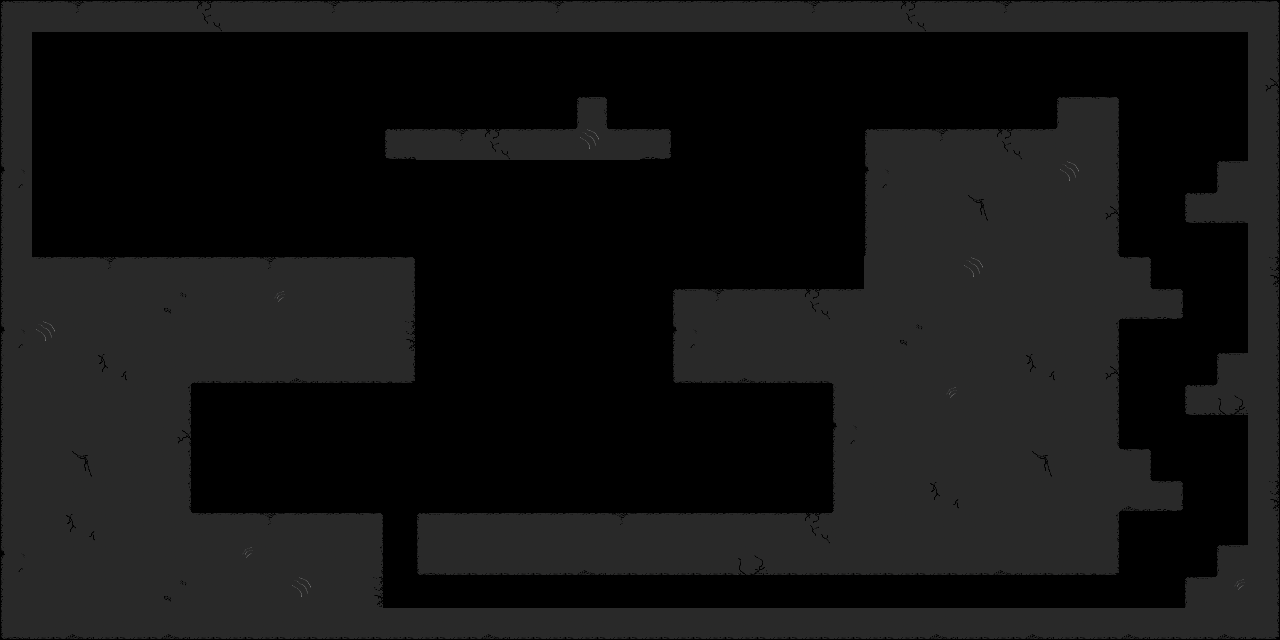

A 2D game scene composited from a Tiled map and its tileset images. What follows is a short description and the map's XML, with each tile layer's data collapsed to a summary:
An orthogonal 40x20 tile map with 32x32 px tiles, 1 tile layer (Platforms).

<map version="1.2" tiledversion="1.3.4" orientation="orthogonal" renderorder="right-down" width="40" height="20" tilewidth="32" tileheight="32" infinite="0" nextlayerid="5" nextobjectid="1">
 <editorsettings>
  <export target="level4.json" format="json" />
 </editorsettings>
 <tileset firstgid="1" name="ScaleDistortionGameTileset" tilewidth="32" tileheight="32" tilecount="96" columns="12">
  <image source="../Tiles/finalTileSheet.png" width="384" height="256" />
  <tile id="0">
   <properties>
    <property name="collides" type="bool" value="true" />
   </properties>
  </tile>
  <tile id="1">
   <properties>
    <property name="collides" type="bool" value="true" />
   </properties>
  </tile>
  <tile id="2">
   <properties>
    <property name="collides" type="bool" value="true" />
   </properties>
  </tile>
  <tile id="3">
   <properties>
    <property name="collides" type="bool" value="true" />
   </properties>
  </tile>
  <tile id="4">
   <properties>
    <property name="collides" type="bool" value="true" />
   </properties>
  </tile>
  <tile id="12">
   <properties>
    <property name="collides" type="bool" value="true" />
   </properties>
  </tile>
  <tile id="13">
   <properties>
    <property name="collides" type="bool" value="true" />
   </properties>
  </tile>
  <tile id="14">
   <properties>
    <property name="collides" type="bool" value="true" />
   </properties>
  </tile>
  <tile id="15">
   <properties>
    <property name="collides" type="bool" value="true" />
   </properties>
  </tile>
  <tile id="16">
   <properties>
    <property name="collides" type="bool" value="true" />
   </properties>
  </tile>
  <tile id="24">
   <properties>
    <property name="collides" type="bool" value="true" />
   </properties>
  </tile>
  <tile id="25">
   <properties>
    <property name="collides" type="bool" value="true" />
   </properties>
  </tile>
  <tile id="26">
   <properties>
    <property name="collides" type="bool" value="true" />
   </properties>
  </tile>
  <tile id="27">
   <properties>
    <property name="collides" type="bool" value="true" />
   </properties>
  </tile>
  <tile id="28">
   <properties>
    <property name="collides" type="bool" value="true" />
   </properties>
  </tile>
  <tile id="36">
   <properties>
    <property name="collides" type="bool" value="true" />
   </properties>
  </tile>
  <tile id="37">
   <properties>
    <property name="collides" type="bool" value="true" />
   </properties>
  </tile>
  <tile id="38">
   <properties>
    <property name="collides" type="bool" value="true" />
   </properties>
  </tile>
  <tile id="39">
   <properties>
    <property name="collides" type="bool" value="true" />
   </properties>
  </tile>
  <tile id="40">
   <properties>
    <property name="collides" type="bool" value="true" />
   </properties>
  </tile>
  <tile id="48">
   <properties>
    <property name="collides" type="bool" value="true" />
   </properties>
  </tile>
  <tile id="49">
   <properties>
    <property name="collides" type="bool" value="true" />
   </properties>
  </tile>
  <tile id="50">
   <properties>
    <property name="collides" type="bool" value="true" />
   </properties>
  </tile>
  <tile id="51">
   <properties>
    <property name="collides" type="bool" value="true" />
   </properties>
  </tile>
  <tile id="60">
   <properties>
    <property name="collides" type="bool" value="true" />
   </properties>
  </tile>
  <tile id="61">
   <properties>
    <property name="collides" type="bool" value="true" />
   </properties>
  </tile>
  <tile id="62">
   <properties>
    <property name="collides" type="bool" value="true" />
   </properties>
  </tile>
  <tile id="63">
   <properties>
    <property name="collides" type="bool" value="true" />
   </properties>
  </tile>
 </tileset>
 <layer id="4" name="Platforms" width="40" height="20">
  <data>[800 cells, 406 non-empty, 24 distinct tile ids]</data>
 </layer>
</map>
